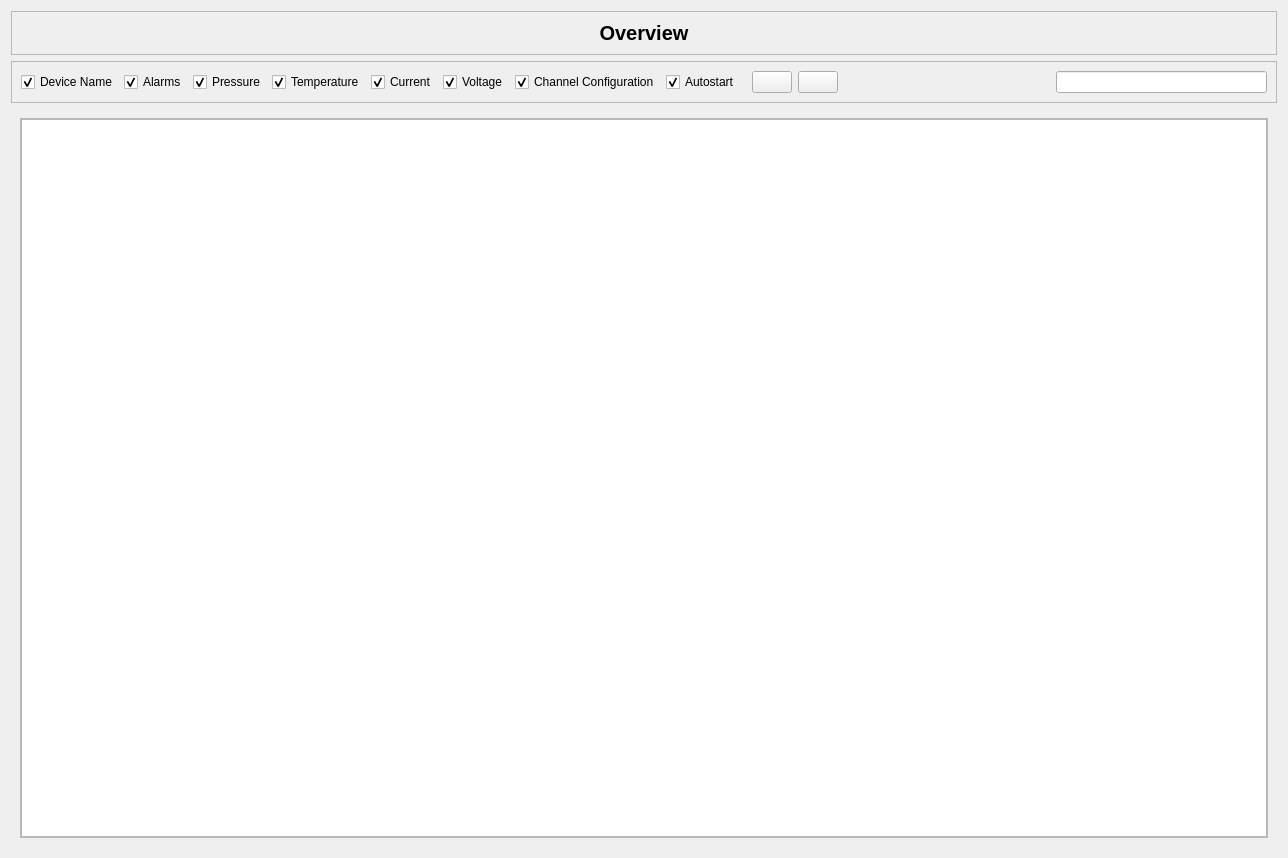
<?xml version="1.0" encoding="UTF-8"?>
<ui version="4.0">
 <class>Form</class>
 <widget class="QWidget" name="Form">
  <property name="geometry">
   <rect>
    <x>0</x>
    <y>0</y>
    <width>1288</width>
    <height>858</height>
   </rect>
  </property>
  <property name="windowTitle">
   <string>Form</string>
  </property>
  <layout class="QGridLayout" name="gridLayout_2">
   <item row="2" column="0">
    <widget class="QWidget" name="widget_2" native="true">
     <layout class="QGridLayout" name="gridLayout">
      <item row="0" column="0">
       <widget class="QScrollArea" name="scrollArea">
        <property name="widgetResizable">
         <bool>true</bool>
        </property>
        <widget class="QWidget" name="scrollAreaWidgetContents">
         <property name="geometry">
          <rect>
           <x>0</x>
           <y>0</y>
           <width>1260</width>
           <height>720</height>
          </rect>
         </property>
         <layout class="QGridLayout" name="gridLayout_3">
          <property name="leftMargin">
           <number>0</number>
          </property>
          <property name="topMargin">
           <number>0</number>
          </property>
          <property name="rightMargin">
           <number>0</number>
          </property>
          <property name="bottomMargin">
           <number>0</number>
          </property>
          <item row="0" column="0">
           <widget class="QTableWidget" name="table"/>
          </item>
         </layout>
        </widget>
       </widget>
      </item>
     </layout>
    </widget>
   </item>
   <item row="0" column="0">
    <widget class="QFrame" name="frame_2">
     <property name="frameShape">
      <enum>QFrame::StyledPanel</enum>
     </property>
     <property name="frameShadow">
      <enum>QFrame::Raised</enum>
     </property>
     <layout class="QGridLayout" name="gridLayout_4">
      <item row="0" column="0">
       <widget class="QLabel" name="lbl_title">
        <property name="font">
         <font>
          <pointsize>15</pointsize>
          <weight>75</weight>
          <bold>true</bold>
         </font>
        </property>
        <property name="text">
         <string>Overview</string>
        </property>
        <property name="alignment">
         <set>Qt::AlignCenter</set>
        </property>
       </widget>
      </item>
     </layout>
    </widget>
   </item>
   <item row="1" column="0">
    <widget class="QFrame" name="frame">
     <property name="frameShape">
      <enum>QFrame::StyledPanel</enum>
     </property>
     <property name="frameShadow">
      <enum>QFrame::Raised</enum>
     </property>
     <property name="lineWidth">
      <number>1</number>
     </property>
     <layout class="QGridLayout" name="gridLayout_11">
      <item row="0" column="9">
       <widget class="QWidget" name="widget" native="true"/>
      </item>
      <item row="0" column="13">
       <widget class="QLineEdit" name="tfFilter"/>
      </item>
      <item row="0" column="3">
       <widget class="QCheckBox" name="chTemperature">
        <property name="text">
         <string>Temperature</string>
        </property>
        <property name="checked">
         <bool>true</bool>
        </property>
       </widget>
      </item>
      <item row="0" column="1">
       <widget class="QCheckBox" name="chAlarms">
        <property name="text">
         <string>Alarms</string>
        </property>
        <property name="checked">
         <bool>true</bool>
        </property>
       </widget>
      </item>
      <item row="0" column="0">
       <widget class="QCheckBox" name="chDeviceName">
        <property name="text">
         <string>Device Name</string>
        </property>
        <property name="checked">
         <bool>true</bool>
        </property>
       </widget>
      </item>
      <item row="0" column="4">
       <widget class="QCheckBox" name="chCurrent">
        <property name="text">
         <string>Current</string>
        </property>
        <property name="checked">
         <bool>true</bool>
        </property>
       </widget>
      </item>
      <item row="0" column="12">
       <spacer name="horizontalSpacer">
        <property name="orientation">
         <enum>Qt::Horizontal</enum>
        </property>
        <property name="sizeHint" stdset="0">
         <size>
          <width>40</width>
          <height>20</height>
         </size>
        </property>
       </spacer>
      </item>
      <item row="0" column="10">
       <widget class="PyDMPushButton" name="btnNavLeft">
        <property name="toolTip">
         <string/>
        </property>
        <property name="whatsThis">
         <string>
    Basic PushButton to send a fixed value.

    The PyDMPushButton is meant to hold a specific value, and send that value
    to a channel when it is clicked, much like the MessageButton does in EDM.
    The PyDMPushButton works in two different modes of operation, first, a
    fixed value can be given to the :attr:`.pressValue` attribute, whenever the
    button is clicked a signal containing this value will be sent to the
    connected channel. This is the default behavior of the button. However, if
    the :attr:`.relativeChange` is set to True, the fixed value will be added
    to the current value of the channel. This means that the button will
    increment a channel by a fixed amount with every click, a consistent
    relative move

    Parameters
    ----------
    parent : QObject, optional
        Parent of PyDMPushButton

    label : str, optional
        String to place on button

    icon : QIcon, optional
        An Icon to display on the PyDMPushButton

    pressValue : int, float, str
        Value to be sent when the button is clicked

    relative : bool, optional
        Choice to have the button perform a relative put, instead of always
        setting to an absolute value

    init_channel : str, optional
        ID of channel to manipulate

    </string>
        </property>
       </widget>
      </item>
      <item row="0" column="6">
       <widget class="QCheckBox" name="chVoltage">
        <property name="text">
         <string>Voltage</string>
        </property>
        <property name="checked">
         <bool>true</bool>
        </property>
       </widget>
      </item>
      <item row="0" column="2">
       <widget class="QCheckBox" name="chPressure">
        <property name="text">
         <string>Pressure</string>
        </property>
        <property name="checked">
         <bool>true</bool>
        </property>
       </widget>
      </item>
      <item row="0" column="11">
       <widget class="PyDMPushButton" name="btnNavRight">
        <property name="toolTip">
         <string/>
        </property>
       </widget>
      </item>
      <item row="0" column="7">
       <widget class="QCheckBox" name="chChConfig">
        <property name="text">
         <string>Channel Configuration</string>
        </property>
        <property name="checked">
         <bool>true</bool>
        </property>
       </widget>
      </item>
      <item row="0" column="8">
       <widget class="QCheckBox" name="chAutostart">
        <property name="text">
         <string>Autostart</string>
        </property>
        <property name="checked">
         <bool>true</bool>
        </property>
       </widget>
      </item>
     </layout>
    </widget>
   </item>
  </layout>
 </widget>
 <customwidgets>
  <customwidget>
   <class>PyDMPushButton</class>
   <extends>QPushButton</extends>
   <header>pydm.widgets.pushbutton</header>
  </customwidget>
 </customwidgets>
 <resources>
  <include location="../../images/imgs.qrc"/>
 </resources>
 <connections/>
</ui>
